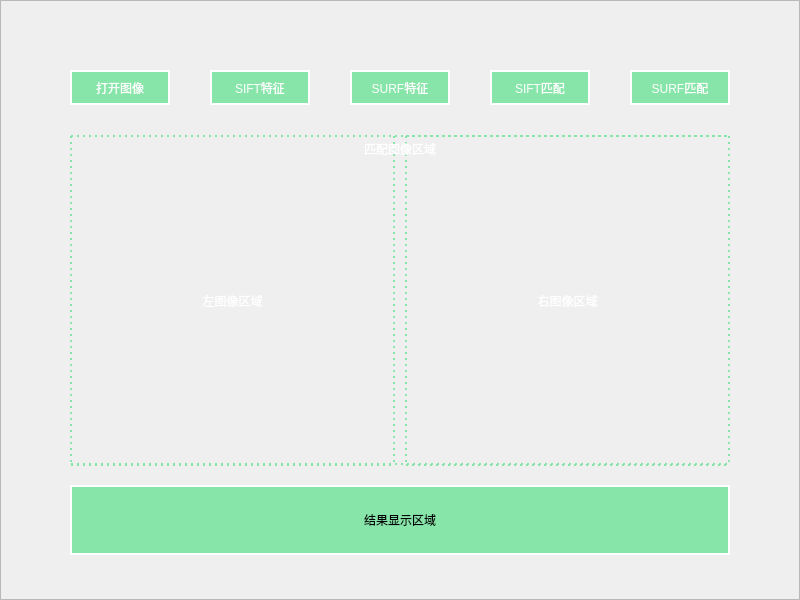
<?xml version="1.0" encoding="UTF-8"?>
<ui version="4.0">
 <class>Dialog</class>
 <widget class="QDialog" name="Dialog">
  <property name="geometry">
   <rect>
    <x>0</x>
    <y>0</y>
    <width>800</width>
    <height>600</height>
   </rect>
  </property>
  <property name="windowTitle">
   <string>图像匹配</string>
  </property>
  <widget class="QLabel" name="LLabel">
   <property name="geometry">
    <rect>
     <x>70</x>
     <y>135</y>
     <width>325</width>
     <height>331</height>
    </rect>
   </property>
   <property name="styleSheet">
    <string notr="true">font: 14pt &quot;汉仪喵魂体W&quot;;
color: rgb(255, 255, 255);
border:2px;
border-style:dotted;
border-color: rgb(135, 229, 169);</string>
   </property>
   <property name="text">
    <string>左图像区域</string>
   </property>
   <property name="alignment">
    <set>Qt::AlignCenter</set>
   </property>
  </widget>
  <widget class="QPushButton" name="btnSIFTMatch">
   <property name="geometry">
    <rect>
     <x>490</x>
     <y>70</y>
     <width>100</width>
     <height>35</height>
    </rect>
   </property>
   <property name="styleSheet">
    <string notr="true">font: bold 14pt &quot;汉仪喵魂体W&quot;;
color: rgb(255, 255, 255);
border:2px solid;
border-color: rgb(255, 255, 255);
background-color: rgb(135, 229, 169);</string>
   </property>
   <property name="text">
    <string>SIFT匹配</string>
   </property>
  </widget>
  <widget class="QPushButton" name="btnSURFFeather">
   <property name="geometry">
    <rect>
     <x>350</x>
     <y>70</y>
     <width>100</width>
     <height>35</height>
    </rect>
   </property>
   <property name="styleSheet">
    <string notr="true">font: bold 14pt &quot;汉仪喵魂体W&quot;;
color: rgb(255, 255, 255);
border:2px solid;
border-color: rgb(255, 255, 255);
background-color: rgb(135, 229, 169);</string>
   </property>
   <property name="text">
    <string>SURF特征</string>
   </property>
  </widget>
  <widget class="QPushButton" name="btnOpenImage">
   <property name="geometry">
    <rect>
     <x>70</x>
     <y>70</y>
     <width>100</width>
     <height>35</height>
    </rect>
   </property>
   <property name="styleSheet">
    <string notr="true">font: bold 14pt &quot;汉仪喵魂体W&quot;;
color: rgb(255, 255, 255);
border:2px solid;
border-color: rgb(255, 255, 255);
background-color: rgb(135, 229, 169);</string>
   </property>
   <property name="text">
    <string>打开图像</string>
   </property>
  </widget>
  <widget class="QPushButton" name="btnSURFMatch">
   <property name="geometry">
    <rect>
     <x>630</x>
     <y>70</y>
     <width>100</width>
     <height>35</height>
    </rect>
   </property>
   <property name="styleSheet">
    <string notr="true">font: bold 14pt &quot;汉仪喵魂体W&quot;;
color: rgb(255, 255, 255);
border:2px solid;
border-color: rgb(255, 255, 255);
background-color: rgb(135, 229, 169);</string>
   </property>
   <property name="text">
    <string>SURF匹配</string>
   </property>
  </widget>
  <widget class="QPushButton" name="btnSIFTFeather">
   <property name="geometry">
    <rect>
     <x>210</x>
     <y>70</y>
     <width>100</width>
     <height>35</height>
    </rect>
   </property>
   <property name="styleSheet">
    <string notr="true">font: bold 14pt &quot;汉仪喵魂体W&quot;;
color: rgb(255, 255, 255);
border:2px solid;
border-color: rgb(255, 255, 255);
background-color: rgb(135, 229, 169);</string>
   </property>
   <property name="text">
    <string>SIFT特征</string>
   </property>
  </widget>
  <widget class="QFrame" name="frame">
   <property name="geometry">
    <rect>
     <x>0</x>
     <y>0</y>
     <width>800</width>
     <height>600</height>
    </rect>
   </property>
   <property name="styleSheet">
    <string notr="true">border-image: url(:/newPrefix/img/background.jpg);</string>
   </property>
   <property name="frameShape">
    <enum>QFrame::StyledPanel</enum>
   </property>
   <property name="frameShadow">
    <enum>QFrame::Raised</enum>
   </property>
  </widget>
  <widget class="QLabel" name="ResultLable">
   <property name="geometry">
    <rect>
     <x>70</x>
     <y>485</y>
     <width>660</width>
     <height>70</height>
    </rect>
   </property>
   <property name="styleSheet">
    <string notr="true">font: 12pt &quot;汉仪喵魂体W&quot;;
color: rgb(0, 0, 0);
border:2px solid;
border-color: rgb(255, 255, 255);
background-color: rgb(135, 229, 169);</string>
   </property>
   <property name="text">
    <string>结果显示区域</string>
   </property>
   <property name="alignment">
    <set>Qt::AlignCenter</set>
   </property>
  </widget>
  <widget class="QLabel" name="RLabel">
   <property name="geometry">
    <rect>
     <x>405</x>
     <y>135</y>
     <width>325</width>
     <height>331</height>
    </rect>
   </property>
   <property name="styleSheet">
    <string notr="true">font: 14pt &quot;汉仪喵魂体W&quot;;
color: rgb(255, 255, 255);
border:2px;
border-style:dotted;
border-color: rgb(135, 229, 169);</string>
   </property>
   <property name="text">
    <string>右图像区域</string>
   </property>
   <property name="alignment">
    <set>Qt::AlignCenter</set>
   </property>
  </widget>
  <widget class="QLabel" name="MatchLabel">
   <property name="geometry">
    <rect>
     <x>70</x>
     <y>135</y>
     <width>660</width>
     <height>330</height>
    </rect>
   </property>
   <property name="styleSheet">
    <string notr="true">font: 14pt &quot;汉仪喵魂体W&quot;;
color: rgb(255, 255, 255);
border:2px;
border-style:dotted;
border-color: rgb(135, 229, 169);</string>
   </property>
   <property name="text">
    <string>匹配图像区域</string>
   </property>
   <property name="alignment">
    <set>Qt::AlignHCenter|Qt::AlignTop</set>
   </property>
  </widget>
  <zorder>frame</zorder>
  <zorder>LLabel</zorder>
  <zorder>btnSIFTMatch</zorder>
  <zorder>btnSURFFeather</zorder>
  <zorder>btnOpenImage</zorder>
  <zorder>btnSURFMatch</zorder>
  <zorder>btnSIFTFeather</zorder>
  <zorder>ResultLable</zorder>
  <zorder>RLabel</zorder>
  <zorder>MatchLabel</zorder>
 </widget>
 <resources>
  <include location="../img.qrc"/>
 </resources>
 <connections/>
</ui>
